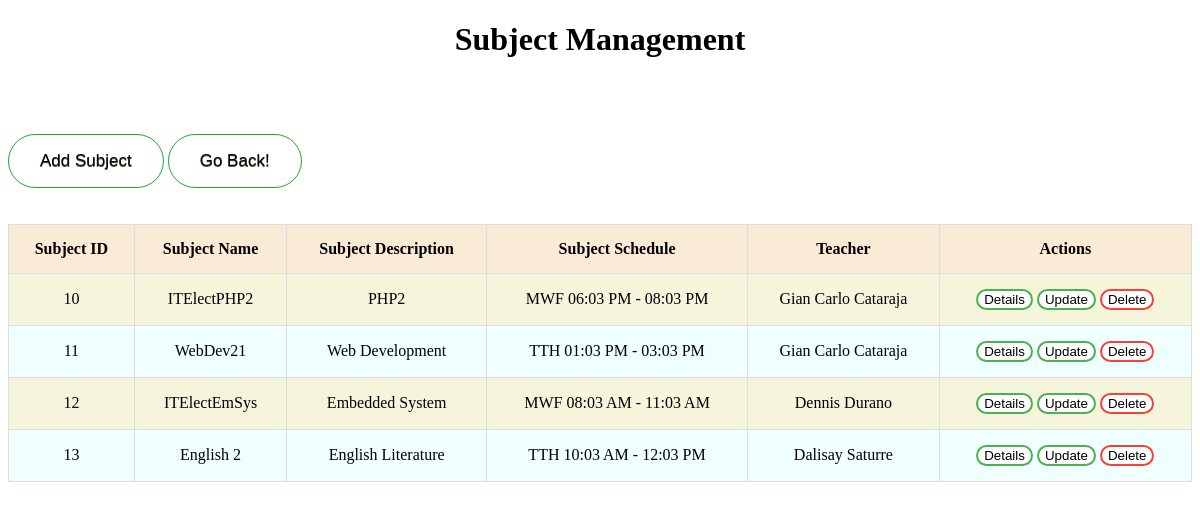
/subjectmanagement.php, run on the app's committed database.
### tables this page shows
CREATE TABLE `subjects` (
  `subject_id` int(11) NOT NULL,
  `subject_name` varchar(255) NOT NULL,
  `subject_details` varchar(255) NOT NULL,
  `subject_stime` time NOT NULL,
  `subject_etime` time NOT NULL,
  `subject_date` varchar(255) NOT NULL,
  `subject_status` varchar(255) NOT NULL,
  `teacher_id` int(11) NOT NULL
);

CREATE TABLE `teachers` (
  `teacher_id` int(11) NOT NULL,
  `teacher_fname` varchar(255) NOT NULL,
  `teacher_mname` varchar(255) DEFAULT NULL,
  `teacher_lname` varchar(255) NOT NULL,
  `teacher_phone` varchar(255) NOT NULL,
  `teacher_address` varchar(255) NOT NULL
);

### dbcon.php (called while the page is built, shortened)
<?php
	function con(){
		return new PDO("mysql:host=localhost;dbname=skill2",'root','');
	}
	function viewAllTeachers(){
		$con = con();
		$sql = "SELECT * FROM teachers";
		$stmt = $con->prepare($sql);
		$stmt->execute();
		$view = $stmt->fetchAll(PDO::FETCH_ASSOC);
		return $view;
	}
	function viewAllSubjects(){
		$con = con();
		$sql = "SELECT * FROM subjects";
		$stmt = $con->prepare($sql);
		$stmt->execute();
		$view = $stmt->fetchAll(PDO::FETCH_ASSOC);
		return $view;
	}
?>

### subjectmanagement.php (the view, shortened to what this page needs)
<?php
	require_once("dbcon.php");
	$subjects = viewAllSubjects();
?>
<!DOCTYPE html>
<html>
<head>
<link rel="stylesheet" type="text/css" href="style.css">
</head>
<body>
 <center><h1>Subject Management</h1></center>
 <br /><br /><br />
 <a href="addsubject.php"><button class="myButton">Add Subject</button></a>
 <a href="index.php"><button class="myButton">Go Back!</button></a>
 <br /><br /><br />
 <table>
 	<thead>
 		<tr>
 			<th>Subject ID</th>
 			<th>Subject Name</th>
 			<th>Subject Description</th>
 			<th>Subject Schedule</th>
 			<th>Teacher</th>
 			<th>Actions</th>
 		</tr>
 	</thead>
 	<tbody>
 	<?php
 			if(count($subjects) > 0){
 				foreach ($subjects as $row) {
 	?>
 		<tr>
 			<td><?php echo $row['subject_id'];?></td>
 			<td><?php echo $row['subject_name'];?></td>
 			<td><?php echo $row['subject_details'];?></td>
 			<td><?php echo $row['subject_date'].' '.date('h:m A', strtotime($row['subject_stime'])).' - '.date('h:m A', strtotime($row['subject_etime']));?></td>
 			<td>
 				<?php
 					$teachers = viewAllTeachers();
 					foreach ($teachers as $rows) {
 						if($row['teacher_id'] == $rows['teacher_id'])
 					 	echo $rows['teacher_fname'].' '.$rows['teacher_lname'];
 					 }
 				?></td>
 			<td>
 				<a href="subjectdetail.php?id=<?php echo $row['subject_id'];?>"><button class="button1">Details</button></a>
 				<a href="updatesubject.php?id=<?php echo $row['subject_id'];?>"><button class="button1">Update</button></a>
 				<a href="subjectmanagement.php?id=<?php echo $row['subject_id'];?>"><button class="button3">Delete</button></a>
 			</td>
 		</tr>
 	<?php
 				}
 		}
 	 ?>
 </table>
</body>
</html>

### style.css (style rules this page uses)
.myButton { background-color:#ffffff; -moz-border-radius:28px; -webkit-border-radius:28px; border-radius:28px; border:1px solid #18ab29; display:inline-block; cursor:pointer; color:#0f010f; font-family:Arial; font-size:17px; padding:16px 31px; text-decoration:none; text-shadow:0px 1px 0px #396e30; }
table, td, th { border: 1px solid #ddd; text-align: center; }
table { border-collapse: collapse; width: 100%; }
table th { background-color: #FAEBD7; }
table tr:nth-child(even) { background-color: #F0FFFF; }
table tr:nth-child(odd) { background-color: #F5F5DC; }
th, td { padding: 15px; }
.button1 { background-color: white; color: black; border: 2px solid #4CAF50; border-radius: 12px; }
.button3 { background-color: white; color: black; border: 2px solid #f44336; border-radius: 12px; }

### data on the page
subjects: subject_id "10", subject_name "ITElectPHP2", subject_details "PHP2", subject_date "MWF", subject_stime "06:03 PM", subject_etime "08:03 PM"
teachers: teacher_fname "Gian Carlo", teacher_lname "Cataraja"
subjects: subject_id "11", subject_name "WebDev21", subject_details "Web Development", subject_date "TTH", subject_stime "01:03 PM", subject_etime "03:03 PM"
subjects: subject_id "12", subject_name "ITElectEmSys", subject_details "Embedded System", subject_date "MWF", subject_stime "08:03 AM", subject_etime "11:03 AM"
teachers: teacher_fname "Dennis", teacher_lname "Durano"
subjects: subject_id "13", subject_name "English 2", subject_details "English Literature", subject_date "TTH", subject_stime "10:03 AM", subject_etime "12:03 PM"
teachers: teacher_fname "Dalisay", teacher_lname "Saturre"
